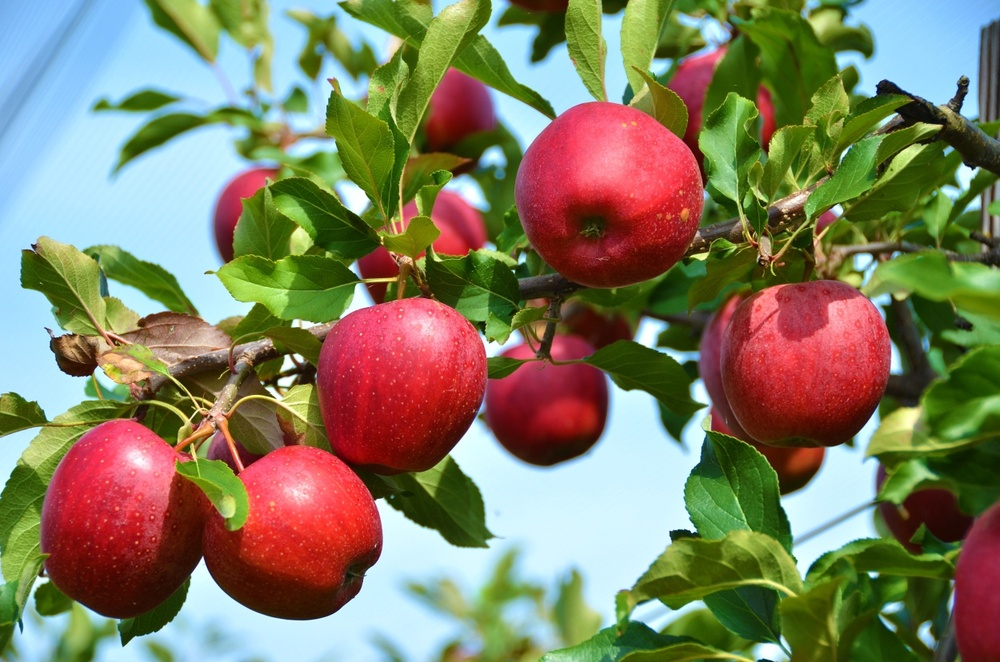
#> input picture 04_Edge&Region/apples.jpg, 1000 x 662 px, shrunk from 1250 x 828 before the run
$ jupyter execute 4-4.ipynb
#> lines starting #> are read from the running program, lines starting #| are printed output that depends on the picture; after the words box and inside, x2 and y2 are one past the last pixel; in counts of white or black regions, pixels touching at a corner belong together
### 허프 변환
허프 변환은 점들을 파라미터 공간으로 옮겨서 투표함으로써 형태를 찾아내는 기법
| 단계                        | 설명                       |
| ------------------------- | ------------------------ |
| 1️ 엣지 맵 생성               | Canny 등으로 경계선만 추출        |
| 2️ 파라미터 공간 정의            | 직선: (ρ, θ), 원: (a, b, r) |
| 3️ 각 엣지 픽셀로부터 가능한 형태에 투표 | Accumulator array 사용     |
| 4️ 득표수가 높은 파라미터 쌍 찾기     | 직선/원 검출 결과 도출            |

### 직선 검출 (표준 허프 변환)
엣지 맵(예: Canny)에서 흰 점(엣지 픽셀)들을 대상으로
파라미터 공간(ρ, θ)에 투표(accumulator array)
투표 결과 가장 득표수가 많은 (ρ, θ) 쌍이 직선 후보

### 원 검출 (허프 서클 변환)
원은 파라미터가 (a, b, r): 중심 좌표 + 반지름.
각 엣지 픽셀에서 가능한 중심과 반지름에 투표.
득표수가 높은 (a, b, r)이 실제 원으로 간주

[cell 1]
import cv2 as cv

img = cv.imread('apples.jpg')
#> img is the input picture: shape (662, 1000, 3); mean B, G, R 98.6, 125.8, 129.6
gray = cv.cvtColor(img, cv.COLOR_BGR2GRAY)
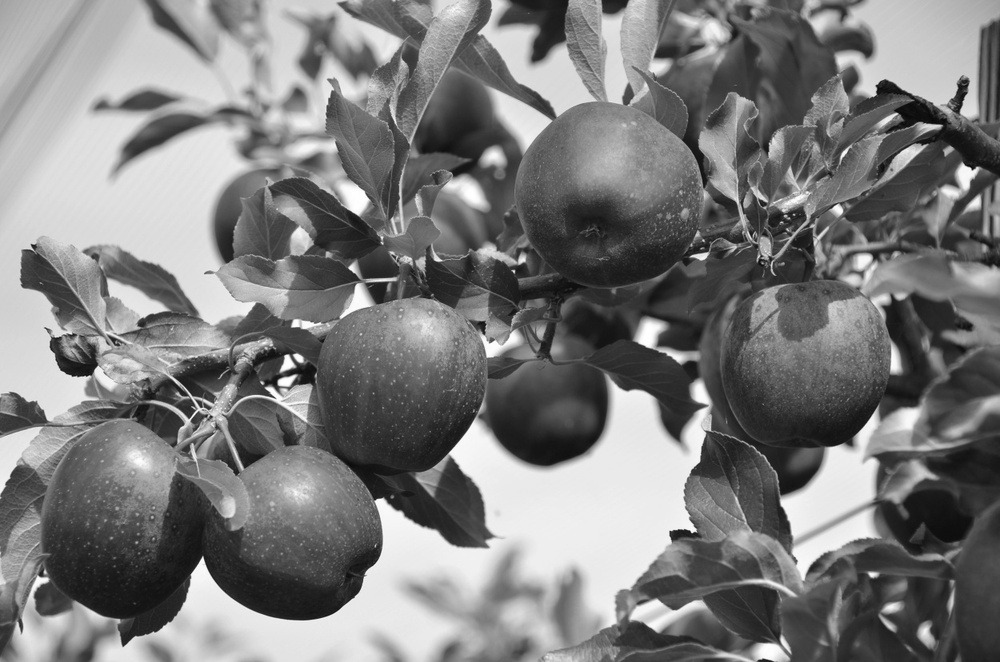
#> gray: shape (662, 1000); min 5, max 255, mean 123.8

# cv.HoughCircles(
#   입력영상,
#   방법(고정값),
#   dp: 누적기 해상도 비율,
#   minDist: 원 중심 간 최소 거리,
#   param1: 내부 Canny 경계선 임계값, 캐니 에지 알고리즘 T(high)
#   param2: 원 중심 누적 임계값 (작으면 원 많이, 크면 확실한 원만), 비최대 억제할 때 사용되는 입곗값
#   minRadius: 최소 반지름,
#   maxRadius: 최대 반지름
# )
apples = cv.HoughCircles(
    gray,
    cv.HOUGH_GRADIENT,
    dp=1,
    minDist=200,
    param1=150,
    param2=20,
    minRadius=50,
    maxRadius=120
)
#> apples = [[608.5, 198.5, 95.2], [138.5, 511.5, 109.5], [371.5, 366.5, 115], [826.5, 360.5, 107.3], [196.5, 258.5, 119.4], [809.5, 106.5, 100.7], [423.5, 115.5, 97.4], [686.5, 543.5, 115], [11.5, 356.5, 108.4], [879.5, 616.5, 101.7]]

for i in apples[0]:
    center = (int(i[0]), int(i[1]))  # 원 중심 좌표
    radius = int(i[2])               # 원 반지름
    cv.circle(img, center, radius, (255, 0, 0), 2)  # 파란 원 그리기
#> this loop made 10 passes
#> (i, center, radius) on passes 1 to 10: ([608.5, 198.5, 95.2], (608, 198), 95), ([138.5, 511.5, 109.5], (138, 511), 109), ([371.5, 366.5, 115], (371, 366), 115), ([826.5, 360.5, 107.3], (826, 360), 107), ([196.5, 258.5, 119.4], (196, 258), 119), ([809.5, 106.5, 100.7], (809, 106), 100), ([423.5, 115.5, 97.4], (423, 115), 97), ([686.5, 543.5, 115], (686, 543), 115), ([11.5, 356.5, 108.4], (11, 356), 108), ([879.5, 616.5, 101.7], (879, 616), 101)
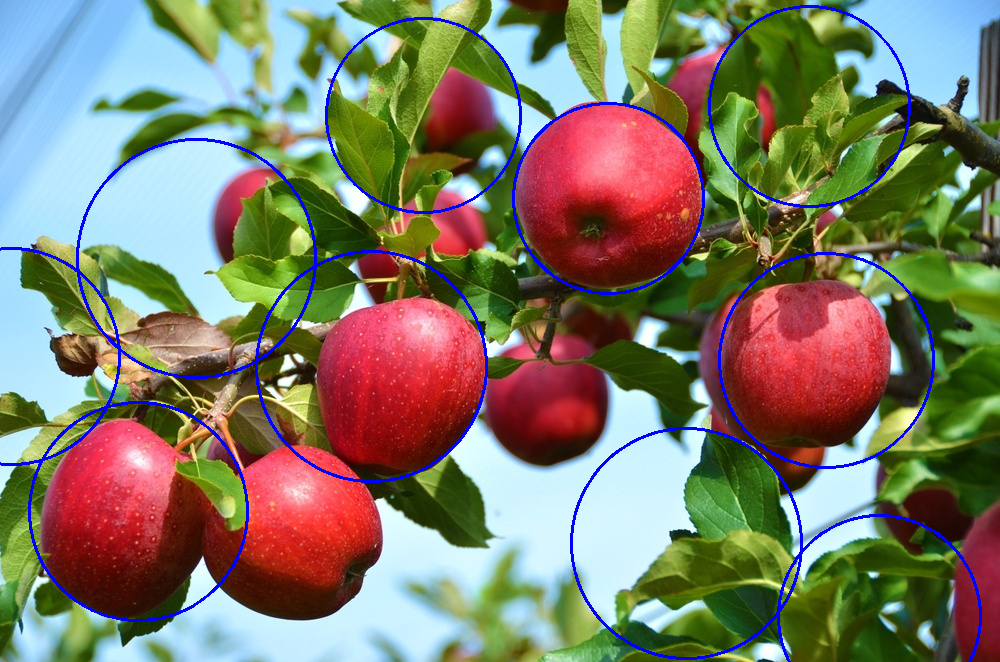
#> img: shape (662, 1000, 3); 2.75% of pixels changed, all inside (x1, y1, x2, y2) = (0, 5, 982, 662)

cv.imshow('Apple detection', img)

cv.waitKey()
cv.destroyAllWindows()

| 파라미터     | 이유                                           |
| ----------- | -------------------------------------------- |
| `dp`        | 기본값으로 시작: 원본 해상도 그대로 사용                      |
| `minDist`   | 사과가 서로 붙어 있으면 겹쳐 검출될 수 있으므로 적당한 거리 설정        |
| `param1`    | 내부 Canny 엣지 강도        |
| `param2`    | 원 중심 검출 임계값: 작으면 더 많은 원을 잡지만 노이즈도 증가 |
| `minRadius` | 이미지 상에서 사과의 최소 반지름 추정 (픽셀 단위)                |
| `maxRadius` | 이미지 상에서 사과의 최대 반지름 추정                        |

# RANSAC (RANdom SAmple Consensus)

## 개념
- 노이즈와 이상치가 많은 데이터에서 신뢰성 있는 모델(직선, 평면, 변환행렬 등)을 찾는 알고리즘.
- 랜덤 샘플 → 모델 추정 → 얼마나 많은 데이터가 모델에 일치하는지 확인 → 가장 많은 합의를 얻은 모델 선택.

---

## 왜 필요할까?
- 현실 데이터(점군, 매칭)는 이상치가 많음.
- 최소자승법은 이상치에 매우 민감.
- RANSAC은 이상치를 무시하고 inlier만으로 모델을 최적화.

---

## 동작 흐름
1. **랜덤 샘플 선택**: 모델에 필요한 최소 샘플 뽑기
2. **모델 추정**: 샘플로 모델 파라미터 계산
3. **일치 점 확인**: 데이터 전체에 대해 inlier/outlier 판단
4. **반복**: 최적의 합의 모델이 나올 때까지 반복
5. **최종 모델 선택**: 가장 많은 inlier가 모인 모델 사용

---

## 장점 vs 단점
| 장점 | 단점 |
|------|------|
| 이상치에 강함 | 반복 횟수 많으면 속도 느림 |
| 직관적, 다양한 모델에 적용 가능 | 임계값, 반복 횟수 튜닝 필요 |

---

## 대표 활용
- 특징점 매칭 필터링
- 호모그래피(동차 변환) 추정
- 직선/평면 피팅
- SLAM (위치추정 & 지도작성)

---

## 핵심 한 줄
> RANSAC = 랜덤 샘플로 이상치에 강한 모델을 찾는 합의 기반 알고리즘

[cell 2]
import numpy as np
import matplotlib.pyplot as plt
from sklearn.linear_model import RANSACRegressor, LinearRegression

# 1) 샘플 데이터 만들기
np.random.seed(42)

# Inlier 데이터 (직선 y = 2x + 1)
X = np.linspace(0, 10, 50)
Y = 2 * X + 1 + np.random.normal(scale=1.0, size=X.shape)

# Outlier 추가
n_outliers = 10
X_outliers = np.random.uniform(0, 10, n_outliers)
Y_outliers = np.random.uniform(20, 40, n_outliers)

# X, Y 데이터 합치기
X_all = np.concatenate([X, X_outliers])
Y_all = np.concatenate([Y, Y_outliers])

X_all = X_all.reshape(-1, 1)  # sklearn은 2D 형태

# 2) 선형 회귀 (OLS)
ols = LinearRegression()
ols.fit(X_all, Y_all)
Y_ols = ols.predict(X_all)

# 3) RANSAC 회귀
ransac = RANSACRegressor(estimator=LinearRegression(),
                         min_samples=2, residual_threshold=2.0, random_state=42)
ransac.fit(X_all, Y_all)
Y_ransac = ransac.predict(X_all)

# Inlier mask 확인
inlier_mask = ransac.inlier_mask_
outlier_mask = np.logical_not(inlier_mask)

# 4) 시각화
plt.figure(figsize=(10, 6))
plt.scatter(X_all[inlier_mask], Y_all[inlier_mask], color='yellowgreen', marker='.', label='Inliers')
plt.scatter(X_all[outlier_mask], Y_all[outlier_mask], color='gold', marker='x', label='Outliers')

line_X = np.linspace(0, 10, 100).reshape(-1, 1)
plt.plot(line_X, ols.predict(line_X), color='cornflowerblue', linewidth=2, label='OLS')
plt.plot(line_X, ransac.predict(line_X), color='red', linewidth=2, label='RANSAC')

plt.legend()
plt.xlabel('X')
plt.ylabel('Y')
plt.title('RANSAC vs OLS Linear Regression')
plt.show()
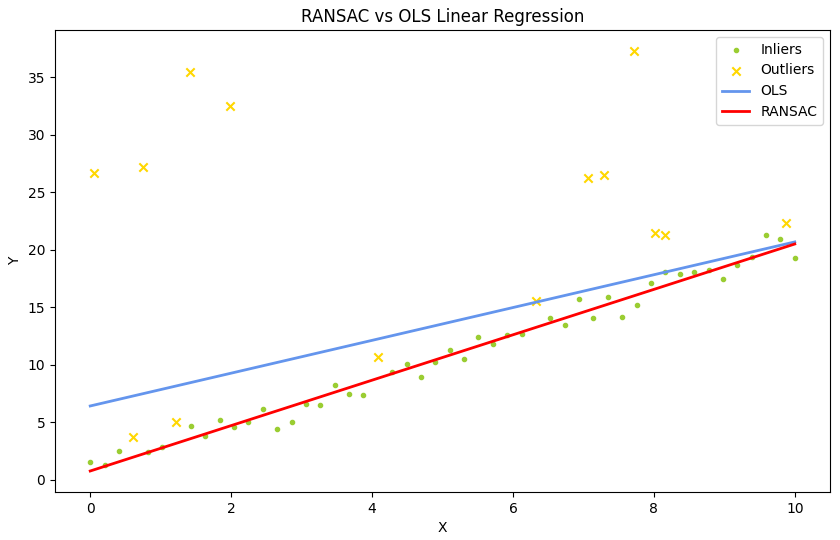
#> figure drawn by matplotlib, 1 panel; curve peaks at x = 10, y = 20.67; curve peaks at x = 10, y = 20.49

$ run again, with 04_Edge&Region/soccer.jpg copied over 04_Edge&Region/apples.jpg
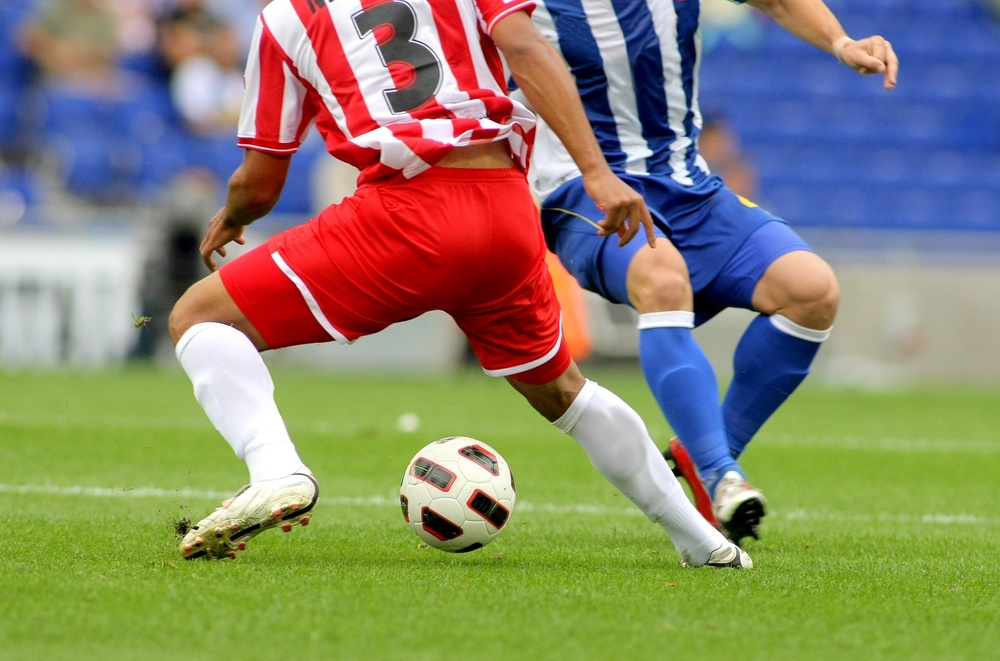
#> input picture 04_Edge&Region/soccer.jpg, 1000 x 661 px, shrunk from 1434 x 948 before the run
#> img is the input picture: shape (661, 1000, 3); mean B, G, R 107.3, 133.3, 136.8
#> `gray = cv.cvtColor(img, cv.COLOR_BGR2GRAY)`:
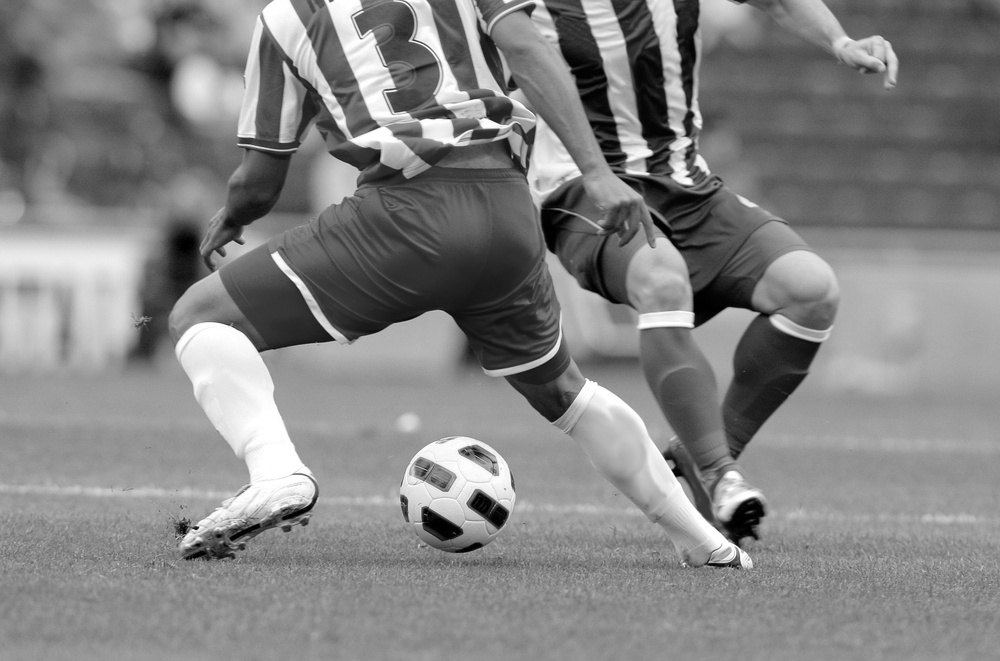
#> gray: shape (661, 1000); min 0, max 255, mean 131.4
#> apples = [[446.5, 210.5, 102.9], [456.5, 493.5, 58.3], [654.5, 267.5, 110.6], [173.5, 440.5, 119.4], [591.5, 66.5, 107.3], [382.5, 4.5, 112.8], [682.5, 518.5, 72], [255.5, 632.5, 118.3], [195.5, 109.5, 106.2]]
#> the loop `for i in apples[0]:` made 9 passes
#> (i, center, radius) on passes 1 to 8: ([446.5, 210.5, 102.9], (446, 210), 102), ([456.5, 493.5, 58.3], (456, 493), 58), ([654.5, 267.5, 110.6], (654, 267), 110), ([173.5, 440.5, 119.4], (173, 440), 119), ([591.5, 66.5, 107.3], (591, 66), 107), ([382.5, 4.5, 112.8], (382, 4), 112), ([682.5, 518.5, 72], (682, 518), 72), ([255.5, 632.5, 118.3], (255, 632), 118)
#> after the loop `for i in apples[0]:`:
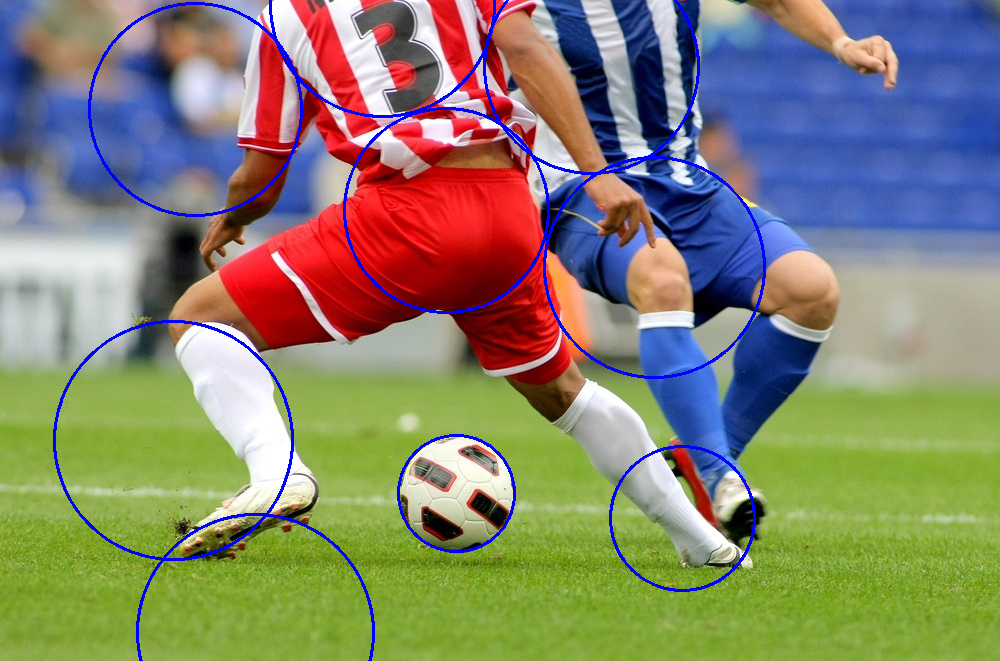
#> img: shape (661, 1000, 3); 2.16% of pixels changed, all inside (x1, y1, x2, y2) = (53, 0, 766, 661)
